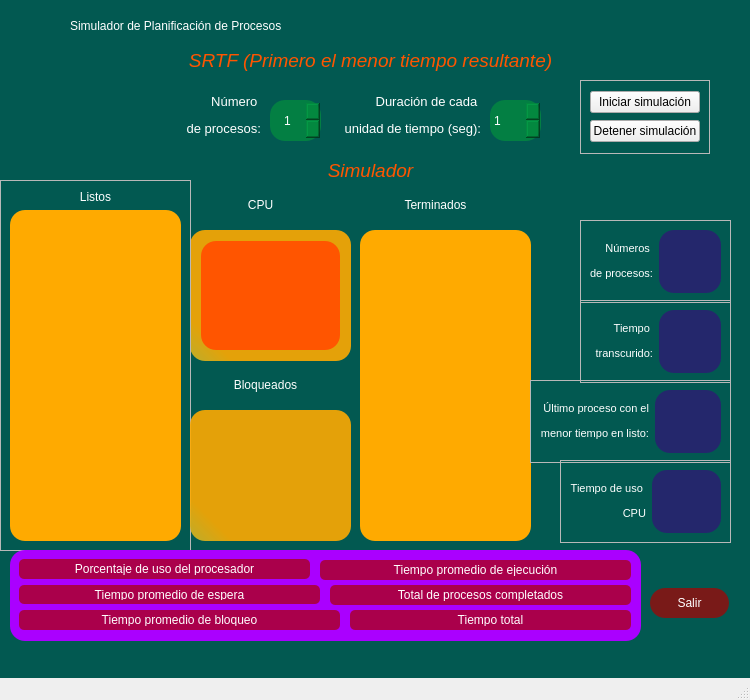
<?xml version="1.0" encoding="UTF-8"?>
<ui version="4.0">
 <class>MainWindow</class>
 <widget class="QMainWindow" name="MainWindow">
  <property name="geometry">
   <rect>
    <x>0</x>
    <y>0</y>
    <width>750</width>
    <height>700</height>
   </rect>
  </property>
  <property name="minimumSize">
   <size>
    <width>750</width>
    <height>700</height>
   </size>
  </property>
  <property name="maximumSize">
   <size>
    <width>750</width>
    <height>700</height>
   </size>
  </property>
  <property name="windowTitle">
   <string>MainWindow</string>
  </property>
  <property name="styleSheet">
   <string notr="true">QWidget#centralwidget{
	background-color: rgb(2, 89, 81);
}</string>
  </property>
  <widget class="QWidget" name="centralwidget">
   <widget class="QLabel" name="label">
    <property name="geometry">
     <rect>
      <x>70</x>
      <y>10</y>
      <width>601</width>
      <height>31</height>
     </rect>
    </property>
    <property name="styleSheet">
     <string notr="true">font: 24pt &quot;Sitka Text&quot;;
color: white;</string>
    </property>
    <property name="text">
     <string>Simulador de Planificación de Procesos</string>
    </property>
   </widget>
   <widget class="QLabel" name="label_2">
    <property name="geometry">
     <rect>
      <x>10</x>
      <y>40</y>
      <width>721</width>
      <height>41</height>
     </rect>
    </property>
    <property name="toolTip">
     <string>&lt;html&gt;&lt;head/&gt;&lt;body&gt;&lt;p align=&quot;right&quot;&gt;&lt;br/&gt;&lt;/p&gt;&lt;/body&gt;&lt;/html&gt;</string>
    </property>
    <property name="styleSheet">
     <string notr="true">font: 600 18pt &quot;Segoe UI Semibold&quot;;
color: rgb(255, 85, 0);
text-align: center;</string>
    </property>
    <property name="text">
     <string>&lt;html&gt;&lt;head/&gt;&lt;body&gt;&lt;p align=&quot;center&quot;&gt;&lt;span style=&quot; font-size:14pt; font-style:italic;&quot;&gt;SRTF (Primero el menor tiempo resultante)&lt;/span&gt;&lt;/p&gt;&lt;/body&gt;&lt;/html&gt;</string>
    </property>
   </widget>
   <widget class="QWidget" name="widget" native="true">
    <property name="geometry">
     <rect>
      <x>650</x>
      <y>560</y>
      <width>79</width>
      <height>86</height>
     </rect>
    </property>
    <layout class="QVBoxLayout" name="verticalLayout_3">
     <item>
      <widget class="QPushButton" name="salir">
       <property name="styleSheet">
        <string notr="true">font: 600 8pt &quot;Yu Gothic UI Semibold&quot;;
color: white;
border-radius: 15px;
padding: 8px;
background-color: rgba(170, 0, 0, 180);</string>
       </property>
       <property name="text">
        <string>Salir</string>
       </property>
      </widget>
     </item>
    </layout>
   </widget>
   <widget class="QFrame" name="frame_2">
    <property name="geometry">
     <rect>
      <x>190</x>
      <y>230</y>
      <width>161</width>
      <height>131</height>
     </rect>
    </property>
    <property name="styleSheet">
     <string notr="true">background-color: qlineargradient(spread:pad, x1:0.301864, y1:0.744, x2:0, y2:0.989, stop:0.482955 rgba(255, 170, 0, 228), stop:0.943182 rgba(209, 178, 35, 237));
border-radius: 15px;
padding: 2px;
</string>
    </property>
    <property name="frameShape">
     <enum>QFrame::StyledPanel</enum>
    </property>
    <property name="frameShadow">
     <enum>QFrame::Raised</enum>
    </property>
    <layout class="QVBoxLayout" name="verticalLayout">
     <item>
      <widget class="QLabel" name="label_12">
       <property name="styleSheet">
        <string notr="true">background-color: rgb(255, 85, 0);</string>
       </property>
       <property name="text">
        <string/>
       </property>
      </widget>
     </item>
    </layout>
   </widget>
   <widget class="QLabel" name="label_8">
    <property name="geometry">
     <rect>
      <x>220</x>
      <y>190</y>
      <width>81</width>
      <height>31</height>
     </rect>
    </property>
    <property name="toolTip">
     <string>&lt;html&gt;&lt;head/&gt;&lt;body&gt;&lt;p align=&quot;right&quot;&gt;&lt;br/&gt;&lt;/p&gt;&lt;/body&gt;&lt;/html&gt;</string>
    </property>
    <property name="styleSheet">
     <string notr="true">font: 600 18pt &quot;Segoe UI Semibold&quot;;
color: white;
text-align: center;</string>
    </property>
    <property name="text">
     <string>&lt;html&gt;&lt;head/&gt;&lt;body&gt;&lt;p align=&quot;center&quot;&gt;CPU&lt;/p&gt;&lt;/body&gt;&lt;/html&gt;</string>
    </property>
   </widget>
   <widget class="QLabel" name="label_9">
    <property name="geometry">
     <rect>
      <x>370</x>
      <y>190</y>
      <width>131</width>
      <height>31</height>
     </rect>
    </property>
    <property name="toolTip">
     <string>&lt;html&gt;&lt;head/&gt;&lt;body&gt;&lt;p align=&quot;right&quot;&gt;&lt;br/&gt;&lt;/p&gt;&lt;/body&gt;&lt;/html&gt;</string>
    </property>
    <property name="styleSheet">
     <string notr="true">font: 600 18pt &quot;Segoe UI Semibold&quot;;
color: white;
text-align: center;</string>
    </property>
    <property name="text">
     <string>&lt;html&gt;&lt;head/&gt;&lt;body&gt;&lt;p align=&quot;center&quot;&gt;Terminados&lt;/p&gt;&lt;/body&gt;&lt;/html&gt;</string>
    </property>
   </widget>
   <widget class="QListWidget" name="listWidget_2">
    <property name="geometry">
     <rect>
      <x>360</x>
      <y>230</y>
      <width>171</width>
      <height>311</height>
     </rect>
    </property>
    <property name="styleSheet">
     <string notr="true">color: qlineargradient(spread:pad, x1:0, y1:0, x2:1, y2:0, stop:0 rgba(0, 25, 62, 251), stop:1 rgba(255, 255, 255, 255));
background-color: rgb(255, 170, 0);
border-radius: 15px;</string>
    </property>
   </widget>
   <widget class="QFrame" name="frame_4">
    <property name="geometry">
     <rect>
      <x>0</x>
      <y>180</y>
      <width>191</width>
      <height>371</height>
     </rect>
    </property>
    <property name="frameShape">
     <enum>QFrame::StyledPanel</enum>
    </property>
    <property name="frameShadow">
     <enum>QFrame::Raised</enum>
    </property>
    <layout class="QVBoxLayout" name="verticalLayout_2">
     <item>
      <widget class="QLabel" name="label_7">
       <property name="toolTip">
        <string>&lt;html&gt;&lt;head/&gt;&lt;body&gt;&lt;p align=&quot;right&quot;&gt;&lt;br/&gt;&lt;/p&gt;&lt;/body&gt;&lt;/html&gt;</string>
       </property>
       <property name="styleSheet">
        <string notr="true">font: 600 18pt &quot;Segoe UI Semibold&quot;;
color: white;
text-align: center;</string>
       </property>
       <property name="text">
        <string>&lt;html&gt;&lt;head/&gt;&lt;body&gt;&lt;p align=&quot;center&quot;&gt;Listos&lt;/p&gt;&lt;/body&gt;&lt;/html&gt;</string>
       </property>
      </widget>
     </item>
     <item>
      <widget class="QListWidget" name="listWidget">
       <property name="styleSheet">
        <string notr="true">color: qlineargradient(spread:pad, x1:0, y1:0, x2:1, y2:0, stop:0 rgba(0, 25, 62, 251), stop:1 rgba(255, 255, 255, 255));
background-color: rgb(255, 170, 0);
border-radius: 15px;</string>
       </property>
      </widget>
     </item>
    </layout>
   </widget>
   <widget class="QFrame" name="frame_6">
    <property name="geometry">
     <rect>
      <x>530</x>
      <y>380</y>
      <width>201</width>
      <height>83</height>
     </rect>
    </property>
    <property name="frameShape">
     <enum>QFrame::StyledPanel</enum>
    </property>
    <property name="frameShadow">
     <enum>QFrame::Raised</enum>
    </property>
    <layout class="QHBoxLayout" name="horizontalLayout_5">
     <item>
      <widget class="QLabel" name="label_14">
       <property name="styleSheet">
        <string notr="true">font: 600 12pt &quot;Segoe UI Semibold&quot;;
color: white;
text-align: center;</string>
       </property>
       <property name="text">
        <string>&lt;html&gt;&lt;head/&gt;&lt;body&gt;&lt;p align=&quot;right&quot;&gt;&lt;span style=&quot; font-size:8pt;&quot;&gt;Último proceso con el&lt;/span&gt;&lt;/p&gt;&lt;p align=&quot;right&quot;&gt;&lt;span style=&quot; font-size:8pt;&quot;&gt;menor tiempo en listo:&lt;/span&gt;&lt;/p&gt;&lt;/body&gt;&lt;/html&gt;</string>
       </property>
      </widget>
     </item>
     <item>
      <widget class="QLabel" name="label_13">
       <property name="toolTip">
        <string>&lt;html&gt;&lt;head/&gt;&lt;body&gt;&lt;p align=&quot;right&quot;&gt;&lt;br/&gt;&lt;/p&gt;&lt;/body&gt;&lt;/html&gt;</string>
       </property>
       <property name="styleSheet">
        <string notr="true">background-color: rgba(59, 3, 127, 150);
border-radius: 15px;
padding: 2px;
color: white;
font: 18pt &quot;Segoe UI&quot;;</string>
       </property>
       <property name="text">
        <string>&lt;html&gt;&lt;head/&gt;&lt;body&gt;&lt;p align=&quot;center&quot;&gt;&lt;br/&gt;&lt;/p&gt;&lt;/body&gt;&lt;/html&gt;</string>
       </property>
       <property name="alignment">
        <set>Qt::AlignCenter</set>
       </property>
      </widget>
     </item>
    </layout>
   </widget>
   <widget class="QFrame" name="frame_8">
    <property name="geometry">
     <rect>
      <x>580</x>
      <y>300</y>
      <width>151</width>
      <height>83</height>
     </rect>
    </property>
    <property name="frameShape">
     <enum>QFrame::StyledPanel</enum>
    </property>
    <property name="frameShadow">
     <enum>QFrame::Raised</enum>
    </property>
    <layout class="QHBoxLayout" name="horizontalLayout_7">
     <item>
      <widget class="QLabel" name="label_15">
       <property name="styleSheet">
        <string notr="true">font: 600 12pt &quot;Segoe UI Semibold&quot;;
color: white;
text-align: center;</string>
       </property>
       <property name="text">
        <string>&lt;html&gt;&lt;head/&gt;&lt;body&gt;&lt;p align=&quot;right&quot;&gt;&lt;span style=&quot; font-size:8pt;&quot;&gt;Tiempo &lt;/span&gt;&lt;/p&gt;&lt;p align=&quot;right&quot;&gt;&lt;span style=&quot; font-size:8pt;&quot;&gt;transcurido:&lt;/span&gt;&lt;/p&gt;&lt;/body&gt;&lt;/html&gt;</string>
       </property>
      </widget>
     </item>
     <item>
      <widget class="QLabel" name="label_10">
       <property name="toolTip">
        <string>&lt;html&gt;&lt;head/&gt;&lt;body&gt;&lt;p align=&quot;right&quot;&gt;&lt;br/&gt;&lt;/p&gt;&lt;/body&gt;&lt;/html&gt;</string>
       </property>
       <property name="styleSheet">
        <string notr="true">background-color: rgba(59, 3, 127, 150);
border-radius: 15px;
padding: 2px;
color: white;
font: 18pt &quot;Segoe UI&quot;;</string>
       </property>
       <property name="text">
        <string>&lt;html&gt;&lt;head/&gt;&lt;body&gt;&lt;p align=&quot;center&quot;&gt;&lt;br/&gt;&lt;/p&gt;&lt;/body&gt;&lt;/html&gt;</string>
       </property>
       <property name="alignment">
        <set>Qt::AlignCenter</set>
       </property>
      </widget>
     </item>
    </layout>
   </widget>
   <widget class="QLabel" name="label_3">
    <property name="geometry">
     <rect>
      <x>270</x>
      <y>150</y>
      <width>201</width>
      <height>41</height>
     </rect>
    </property>
    <property name="toolTip">
     <string>&lt;html&gt;&lt;head/&gt;&lt;body&gt;&lt;p align=&quot;right&quot;&gt;&lt;br/&gt;&lt;/p&gt;&lt;/body&gt;&lt;/html&gt;</string>
    </property>
    <property name="styleSheet">
     <string notr="true">font: 600 18pt &quot;Segoe UI Semibold&quot;;
color: rgb(255, 85, 0);
text-align: center;</string>
    </property>
    <property name="text">
     <string>&lt;html&gt;&lt;head/&gt;&lt;body&gt;&lt;p align=&quot;center&quot;&gt;&lt;span style=&quot; font-size:14pt; font-style:italic;&quot;&gt;Simulador&lt;/span&gt;&lt;/p&gt;&lt;/body&gt;&lt;/html&gt;</string>
    </property>
   </widget>
   <widget class="QFrame" name="frame_7">
    <property name="geometry">
     <rect>
      <x>10</x>
      <y>550</y>
      <width>631</width>
      <height>91</height>
     </rect>
    </property>
    <property name="styleSheet">
     <string notr="true">background-color: rgb(170, 0, 255);
border-radius: 15px;</string>
    </property>
    <property name="frameShape">
     <enum>QFrame::StyledPanel</enum>
    </property>
    <property name="frameShadow">
     <enum>QFrame::Raised</enum>
    </property>
    <widget class="QPushButton" name="t_ejecucion">
     <property name="geometry">
      <rect>
       <x>310</x>
       <y>10</y>
       <width>311</width>
       <height>20</height>
      </rect>
     </property>
     <property name="styleSheet">
      <string notr="true">font: 600 8pt &quot;Yu Gothic UI Semibold&quot;;
color: white;
border-radius: 5px;
padding: 4px;
background-color: rgba(170, 0, 0, 180);</string>
     </property>
     <property name="text">
      <string>Tiempo promedio de ejecución</string>
     </property>
    </widget>
    <widget class="QPushButton" name="t_espera">
     <property name="geometry">
      <rect>
       <x>9</x>
       <y>35</y>
       <width>301</width>
       <height>19</height>
      </rect>
     </property>
     <property name="styleSheet">
      <string notr="true">font: 600 8pt &quot;Yu Gothic UI Semibold&quot;;
color: white;
border-radius: 5px;
padding: 4px;
background-color: rgba(170, 0, 0, 180);</string>
     </property>
     <property name="text">
      <string>Tiempo promedio de espera</string>
     </property>
    </widget>
    <widget class="QPushButton" name="uso_cpu">
     <property name="geometry">
      <rect>
       <x>9</x>
       <y>9</y>
       <width>291</width>
       <height>20</height>
      </rect>
     </property>
     <property name="styleSheet">
      <string notr="true">font: 600 8pt &quot;Yu Gothic UI Semibold&quot;;
color: white;
border-radius: 5px;
padding: 4px;
background-color: rgba(170, 0, 0, 180);</string>
     </property>
     <property name="text">
      <string>Porcentaje de uso del procesador</string>
     </property>
    </widget>
    <widget class="QPushButton" name="t_proc_comp">
     <property name="geometry">
      <rect>
       <x>320</x>
       <y>35</y>
       <width>301</width>
       <height>20</height>
      </rect>
     </property>
     <property name="styleSheet">
      <string notr="true">font: 600 8pt &quot;Yu Gothic UI Semibold&quot;;
color: white;
border-radius: 5px;
padding: 4px;
background-color: rgba(170, 0, 0, 180);</string>
     </property>
     <property name="text">
      <string>Total de procesos completados</string>
     </property>
    </widget>
    <widget class="QPushButton" name="t_total">
     <property name="geometry">
      <rect>
       <x>340</x>
       <y>60</y>
       <width>281</width>
       <height>20</height>
      </rect>
     </property>
     <property name="styleSheet">
      <string notr="true">font: 600 8pt &quot;Yu Gothic UI Semibold&quot;;
color: white;
border-radius: 5px;
padding: 4px;
background-color: rgba(170, 0, 0, 180);</string>
     </property>
     <property name="text">
      <string>Tiempo total</string>
     </property>
    </widget>
    <widget class="QPushButton" name="t_bloqueo">
     <property name="geometry">
      <rect>
       <x>9</x>
       <y>60</y>
       <width>321</width>
       <height>20</height>
      </rect>
     </property>
     <property name="styleSheet">
      <string notr="true">font: 600 8pt &quot;Yu Gothic UI Semibold&quot;;
color: white;
border-radius: 5px;
padding: 4px;
background-color: rgba(170, 0, 0, 180);</string>
     </property>
     <property name="text">
      <string>Tiempo promedio de bloqueo</string>
     </property>
    </widget>
   </widget>
   <widget class="QLabel" name="label_16">
    <property name="geometry">
     <rect>
      <x>200</x>
      <y>370</y>
      <width>131</width>
      <height>31</height>
     </rect>
    </property>
    <property name="toolTip">
     <string>&lt;html&gt;&lt;head/&gt;&lt;body&gt;&lt;p align=&quot;right&quot;&gt;&lt;br/&gt;&lt;/p&gt;&lt;/body&gt;&lt;/html&gt;</string>
    </property>
    <property name="styleSheet">
     <string notr="true">font: 600 18pt &quot;Segoe UI Semibold&quot;;
color: white;
text-align: center;</string>
    </property>
    <property name="text">
     <string>&lt;html&gt;&lt;head/&gt;&lt;body&gt;&lt;p align=&quot;center&quot;&gt;Bloqueados&lt;/p&gt;&lt;/body&gt;&lt;/html&gt;</string>
    </property>
   </widget>
   <widget class="QFrame" name="frame_9">
    <property name="geometry">
     <rect>
      <x>580</x>
      <y>80</y>
      <width>130</width>
      <height>74</height>
     </rect>
    </property>
    <property name="frameShape">
     <enum>QFrame::StyledPanel</enum>
    </property>
    <property name="frameShadow">
     <enum>QFrame::Raised</enum>
    </property>
    <layout class="QVBoxLayout" name="verticalLayout_4">
     <item>
      <widget class="QPushButton" name="play">
       <property name="text">
        <string>Iniciar simulación</string>
       </property>
      </widget>
     </item>
     <item>
      <widget class="QPushButton" name="stop">
       <property name="enabled">
        <bool>true</bool>
       </property>
       <property name="text">
        <string>Detener simulación</string>
       </property>
      </widget>
     </item>
    </layout>
   </widget>
   <widget class="QSpinBox" name="spinBox">
    <property name="geometry">
     <rect>
      <x>270</x>
      <y>100</y>
      <width>51</width>
      <height>41</height>
     </rect>
    </property>
    <property name="styleSheet">
     <string notr="true">background-color: rgba(3, 140, 62, 190);
border-radius: 15px;
padding: 2px;
color: white;
font: 11pt &quot;Rockwell&quot;;
text-align: center;</string>
    </property>
    <property name="alignment">
     <set>Qt::AlignCenter</set>
    </property>
    <property name="maximum">
     <number>20</number>
    </property>
    <property name="value">
     <number>1</number>
    </property>
   </widget>
   <widget class="QLabel" name="label_11">
    <property name="geometry">
     <rect>
      <x>160</x>
      <y>80</y>
      <width>101</width>
      <height>71</height>
     </rect>
    </property>
    <property name="toolTip">
     <string>&lt;html&gt;&lt;head/&gt;&lt;body&gt;&lt;p align=&quot;right&quot;&gt;&lt;br/&gt;&lt;/p&gt;&lt;/body&gt;&lt;/html&gt;</string>
    </property>
    <property name="styleSheet">
     <string notr="true">font: 600 12pt &quot;Segoe UI Semibold&quot;;
color: white;
text-align: left;</string>
    </property>
    <property name="text">
     <string>&lt;html&gt;&lt;head/&gt;&lt;body&gt;&lt;p align=&quot;right&quot;&gt;&lt;span style=&quot; font-size:10pt;&quot;&gt;Número &lt;/span&gt;&lt;/p&gt;&lt;p align=&quot;right&quot;&gt;&lt;span style=&quot; font-size:10pt;&quot;&gt;de procesos:&lt;/span&gt;&lt;/p&gt;&lt;/body&gt;&lt;/html&gt;</string>
    </property>
   </widget>
   <widget class="QLabel" name="label_17">
    <property name="geometry">
     <rect>
      <x>330</x>
      <y>80</y>
      <width>151</width>
      <height>71</height>
     </rect>
    </property>
    <property name="toolTip">
     <string>&lt;html&gt;&lt;head/&gt;&lt;body&gt;&lt;p align=&quot;right&quot;&gt;&lt;br/&gt;&lt;/p&gt;&lt;/body&gt;&lt;/html&gt;</string>
    </property>
    <property name="styleSheet">
     <string notr="true">font: 600 12pt &quot;Segoe UI Semibold&quot;;
color: white;
text-align: left;</string>
    </property>
    <property name="text">
     <string>&lt;html&gt;&lt;head/&gt;&lt;body&gt;&lt;p align=&quot;right&quot;&gt;&lt;span style=&quot; font-size:10pt;&quot;&gt;Duración de cada &lt;/span&gt;&lt;/p&gt;&lt;p align=&quot;right&quot;&gt;&lt;span style=&quot; font-size:10pt;&quot;&gt; unidad de tiempo (seg):&lt;/span&gt;&lt;/p&gt;&lt;/body&gt;&lt;/html&gt;</string>
    </property>
   </widget>
   <widget class="QSpinBox" name="spinBox_2">
    <property name="geometry">
     <rect>
      <x>490</x>
      <y>100</y>
      <width>51</width>
      <height>41</height>
     </rect>
    </property>
    <property name="styleSheet">
     <string notr="true">background-color: rgba(3, 140, 62, 190);
border-radius: 15px;
padding: 2px;
color: white;
font: 11pt &quot;Rockwell&quot;;
text-align: center;</string>
    </property>
    <property name="minimum">
     <number>0</number>
    </property>
    <property name="maximum">
     <number>5</number>
    </property>
    <property name="value">
     <number>1</number>
    </property>
   </widget>
   <widget class="QFrame" name="frame_10">
    <property name="geometry">
     <rect>
      <x>580</x>
      <y>220</y>
      <width>151</width>
      <height>83</height>
     </rect>
    </property>
    <property name="frameShape">
     <enum>QFrame::StyledPanel</enum>
    </property>
    <property name="frameShadow">
     <enum>QFrame::Raised</enum>
    </property>
    <layout class="QHBoxLayout" name="horizontalLayout_8">
     <item>
      <widget class="QLabel" name="label_18">
       <property name="styleSheet">
        <string notr="true">font: 600 12pt &quot;Segoe UI Semibold&quot;;
color: white;
text-align: center;</string>
       </property>
       <property name="text">
        <string>&lt;html&gt;&lt;head/&gt;&lt;body&gt;&lt;p align=&quot;right&quot;&gt;&lt;span style=&quot; font-size:8pt;&quot;&gt;Números &lt;/span&gt;&lt;/p&gt;&lt;p align=&quot;right&quot;&gt;&lt;span style=&quot; font-size:8pt;&quot;&gt;de procesos:&lt;/span&gt;&lt;/p&gt;&lt;/body&gt;&lt;/html&gt;</string>
       </property>
      </widget>
     </item>
     <item>
      <widget class="QLabel" name="label_19">
       <property name="toolTip">
        <string>&lt;html&gt;&lt;head/&gt;&lt;body&gt;&lt;p align=&quot;right&quot;&gt;&lt;br/&gt;&lt;/p&gt;&lt;/body&gt;&lt;/html&gt;</string>
       </property>
       <property name="styleSheet">
        <string notr="true">background-color: rgba(59, 3, 127, 150);
border-radius: 15px;
padding: 2px;
color: white;
font: 18pt &quot;Segoe UI&quot;;</string>
       </property>
       <property name="text">
        <string>&lt;html&gt;&lt;head/&gt;&lt;body&gt;&lt;p align=&quot;center&quot;&gt;&lt;br/&gt;&lt;/p&gt;&lt;/body&gt;&lt;/html&gt;</string>
       </property>
       <property name="alignment">
        <set>Qt::AlignCenter</set>
       </property>
      </widget>
     </item>
    </layout>
   </widget>
   <widget class="QListWidget" name="listWidget_3">
    <property name="geometry">
     <rect>
      <x>190</x>
      <y>410</y>
      <width>161</width>
      <height>131</height>
     </rect>
    </property>
    <property name="styleSheet">
     <string notr="true">background-color: qlineargradient(spread:pad, x1:0.301864, y1:0.744, x2:0, y2:0.989, stop:0.482955 rgba(255, 170, 0, 228), stop:0.943182 rgba(209, 178, 35, 237));
border-radius: 15px;
padding: 2px;
</string>
    </property>
   </widget>
   <widget class="QFrame" name="frame_11">
    <property name="geometry">
     <rect>
      <x>560</x>
      <y>460</y>
      <width>171</width>
      <height>83</height>
     </rect>
    </property>
    <property name="frameShape">
     <enum>QFrame::StyledPanel</enum>
    </property>
    <property name="frameShadow">
     <enum>QFrame::Raised</enum>
    </property>
    <layout class="QHBoxLayout" name="horizontalLayout_6">
     <item>
      <widget class="QLabel" name="label_20">
       <property name="styleSheet">
        <string notr="true">font: 600 12pt &quot;Segoe UI Semibold&quot;;
color: white;
text-align: center;</string>
       </property>
       <property name="text">
        <string>&lt;html&gt;&lt;head/&gt;&lt;body&gt;&lt;p align=&quot;right&quot;&gt;&lt;span style=&quot; font-size:8pt;&quot;&gt;Tiempo de uso &lt;/span&gt;&lt;/p&gt;&lt;p align=&quot;right&quot;&gt;&lt;span style=&quot; font-size:8pt;&quot;&gt;CPU&lt;/span&gt;&lt;/p&gt;&lt;/body&gt;&lt;/html&gt;</string>
       </property>
      </widget>
     </item>
     <item>
      <widget class="QLabel" name="label_21">
       <property name="toolTip">
        <string>&lt;html&gt;&lt;head/&gt;&lt;body&gt;&lt;p align=&quot;right&quot;&gt;&lt;br/&gt;&lt;/p&gt;&lt;/body&gt;&lt;/html&gt;</string>
       </property>
       <property name="styleSheet">
        <string notr="true">background-color: rgba(59, 3, 127, 150);
border-radius: 15px;
padding: 2px;
color: white;
font: 18pt &quot;Segoe UI&quot;;</string>
       </property>
       <property name="text">
        <string>&lt;html&gt;&lt;head/&gt;&lt;body&gt;&lt;p align=&quot;center&quot;&gt;&lt;br/&gt;&lt;/p&gt;&lt;/body&gt;&lt;/html&gt;</string>
       </property>
       <property name="alignment">
        <set>Qt::AlignCenter</set>
       </property>
      </widget>
     </item>
    </layout>
   </widget>
  </widget>
  <widget class="QMenuBar" name="menubar">
   <property name="geometry">
    <rect>
     <x>0</x>
     <y>0</y>
     <width>750</width>
     <height>21</height>
    </rect>
   </property>
  </widget>
  <widget class="QStatusBar" name="statusbar"/>
 </widget>
 <resources/>
 <connections/>
</ui>
